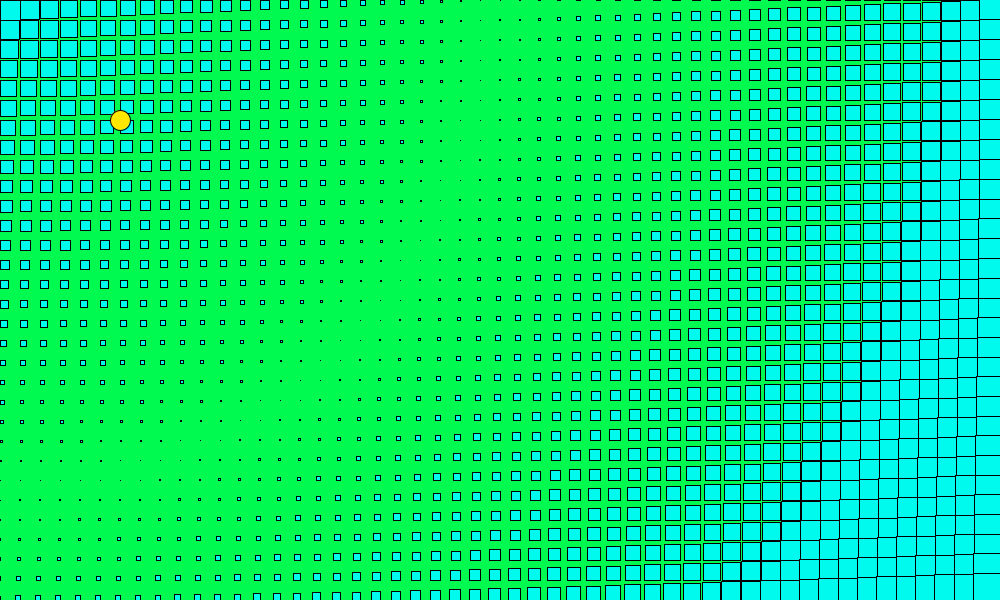
Frame 1 (no input)
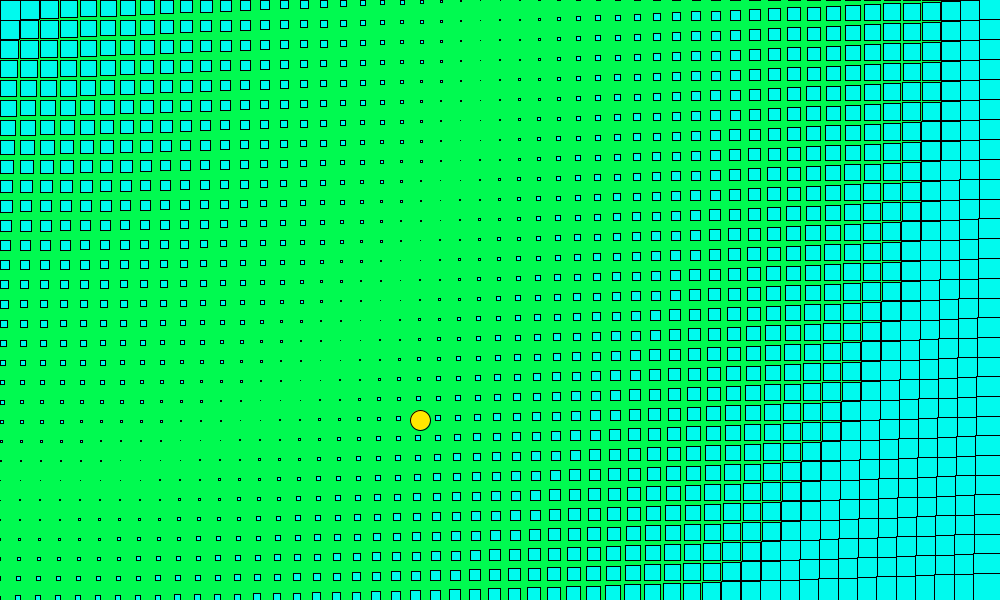
Frame 60 (the mouse pressed at the canvas centre just before this capture)
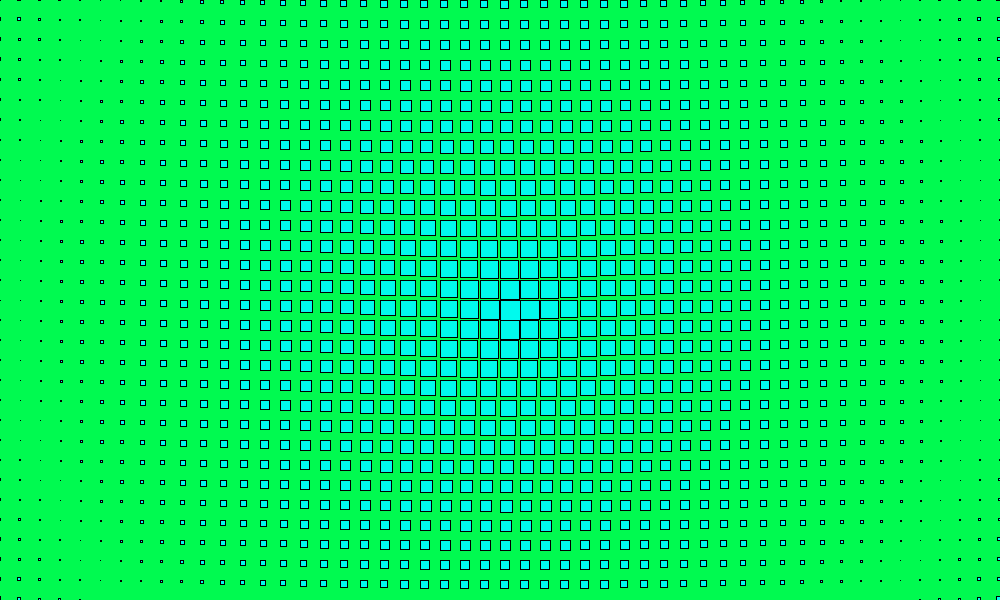
Frame 120 (the mouse held since frame 60 and released just before this capture)

The Processing sketch that drew these frames (run headless with seeded random() and noise(); from frame 60 on, the mouse is pressed at the canvas centre):

// Processing sketch: processing_112168
// ── processing_112168.pde

int posX= 20;
int speedX = 100;
int posY = 20;
int speedY = 100;

void setup() {
  size(1000,600); 
   
}
 
 
void draw() {
  background(0,250,80);
 
   
  for(int X = 0; X<=1000 ; X+=20) {
    for(int Y = 0; Y<=600; Y+=20) {
       
      float distance = dist(X, Y, mouseX, mouseY);
      float squareSize = map(distance, 0, 500, 20, 0);
       
    fill(0, 250,238);
      rect (X,Y,squareSize,squareSize);
        
    } 
     
  }
 
   posX = posX + speedX;
   posY = posY + speedY;
    
   if (posX >= width || posX <=0) {
     speedX *= -1;
  
 }
  
    if (posY >= height || posY <=0) {
     speedY *= -1;
      
   }
    
 fill (255,231,0);
 ellipse(posY, posX, 10,10);
 
 
 fill (255,231,0);
  
 ellipse(posX, posY, 20,20);
 


    
    

    }
   
   
   
